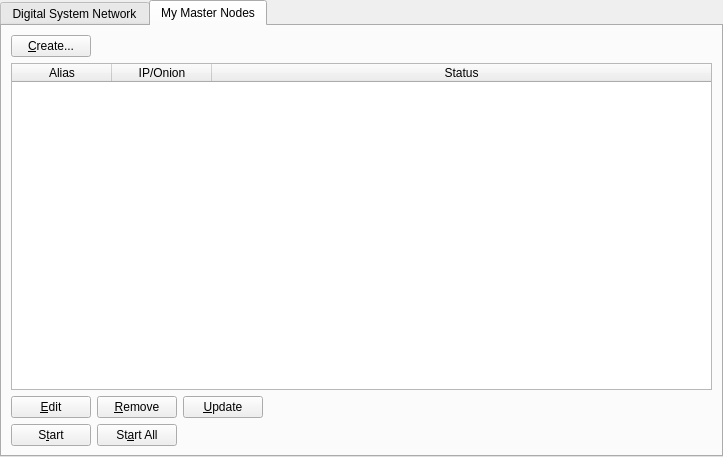
<?xml version="1.0" encoding="UTF-8"?>
<ui version="4.0">
 <class>MasternodeManager</class>
 <widget class="QWidget" name="MasternodeManager">
  <property name="geometry">
   <rect>
    <x>0</x>
    <y>0</y>
    <width>723</width>
    <height>457</height>
   </rect>
  </property>
  <property name="windowTitle">
   <string>Form</string>
  </property>
  <layout class="QVBoxLayout" name="topLayout">
   <property name="leftMargin">
    <number>0</number>
   </property>
   <property name="topMargin">
    <number>0</number>
   </property>
   <property name="rightMargin">
    <number>0</number>
   </property>
   <property name="bottomMargin">
    <number>0</number>
   </property>
   <item>
    <layout class="QVBoxLayout" name="verticalLayout">
     <property name="bottomMargin">
      <number>0</number>
     </property>
     <item>
      <widget class="QTabWidget" name="tabWidget">
       <property name="currentIndex">
        <number>1</number>
       </property>
       <widget class="QWidget" name="tab">
        <attribute name="title">
         <string>Digital System Network</string>
        </attribute>
        <layout class="QGridLayout" name="gridLayout">
         <item row="1" column="0">
          <widget class="QTableWidget" name="tableWidget">
           <property name="editTriggers">
            <set>QAbstractItemView::NoEditTriggers</set>
           </property>
           <property name="alternatingRowColors">
            <bool>true</bool>
           </property>
           <property name="selectionBehavior">
            <enum>QAbstractItemView::SelectRows</enum>
           </property>
           <property name="sortingEnabled">
            <bool>true</bool>
           </property>
           <attribute name="horizontalHeaderStretchLastSection">
            <bool>true</bool>
           </attribute>
           <column>
            <property name="text">
             <string>Address</string>
            </property>
           </column>
           <column>
            <property name="text">
             <string>Rank</string>
            </property>
           </column>
           <column>
            <property name="text">
             <string>Active</string>
            </property>
           </column>
           <column>
            <property name="text">
             <string>Active (secs)</string>
            </property>
           </column>
           <column>
            <property name="text">
             <string>Last Seen</string>
            </property>
           </column>
           <column>
            <property name="text">
             <string>Pubkey</string>
            </property>
           </column>
          </widget>
         </item>
         <item row="0" column="0">
          <layout class="QHBoxLayout" name="horizontalLayout_3">
           <property name="bottomMargin">
            <number>0</number>
           </property>
           <item>
            <widget class="QLabel" name="label_2">
             <property name="text">
              <string>Digital System Node Count:</string>
             </property>
            </widget>
           </item>
           <item>
            <widget class="QLabel" name="countLabel">
             <property name="text">
              <string>0</string>
             </property>
            </widget>
           </item>
           <item>
            <spacer name="horizontalSpacer_3">
             <property name="orientation">
              <enum>Qt::Horizontal</enum>
             </property>
             <property name="sizeHint" stdset="0">
              <size>
               <width>40</width>
               <height>20</height>
              </size>
             </property>
            </spacer>
           </item>
          </layout>
         </item>
        </layout>
       </widget>
       <widget class="QWidget" name="tab_2">
        <attribute name="title">
         <string>My Master Nodes</string>
        </attribute>
        <layout class="QGridLayout" name="gridLayout_2">
         <item row="0" column="0">
          <layout class="QVBoxLayout" name="verticalLayout_2">
           <property name="bottomMargin">
            <number>0</number>
           </property>
           <item>
            <layout class="QHBoxLayout" name="horizontalLayout">
             <item>
              <widget class="QPushButton" name="createButton">
               <property name="text">
                <string>&amp;Create...</string>
               </property>
              </widget>
             </item>
             <item>
              <spacer name="horizontalSpacer">
               <property name="orientation">
                <enum>Qt::Horizontal</enum>
               </property>
               <property name="sizeHint" stdset="0">
                <size>
                 <width>40</width>
                 <height>20</height>
                </size>
               </property>
              </spacer>
             </item>
            </layout>
           </item>
           <item>
            <widget class="QTableWidget" name="tableWidget_2">
             <property name="minimumSize">
              <size>
               <width>695</width>
               <height>0</height>
              </size>
             </property>
             <property name="editTriggers">
              <set>QAbstractItemView::NoEditTriggers</set>
             </property>
             <property name="alternatingRowColors">
              <bool>true</bool>
             </property>
             <property name="selectionMode">
              <enum>QAbstractItemView::SingleSelection</enum>
             </property>
             <property name="selectionBehavior">
              <enum>QAbstractItemView::SelectRows</enum>
             </property>
             <attribute name="horizontalHeaderStretchLastSection">
              <bool>true</bool>
             </attribute>
             <column>
              <property name="text">
               <string>Alias</string>
              </property>
             </column>
             <column>
              <property name="text">
               <string>IP/Onion</string>
              </property>
             </column>
             <column>
              <property name="text">
               <string>Status</string>
              </property>
             </column>
            </widget>
           </item>
           <item>
            <layout class="QHBoxLayout" name="horizontalLayout_2">
             <property name="bottomMargin">
              <number>0</number>
             </property>
             <item>
              <widget class="QPushButton" name="editButton">
               <property name="text">
                <string>&amp;Edit</string>
               </property>
              </widget>
             </item>
             <item>
              <widget class="QPushButton" name="removeButton">
               <property name="text">
                <string>&amp;Remove</string>
               </property>
              </widget>
             </item>
             <item>
              <widget class="QPushButton" name="UpdateButton">
               <property name="text">
                <string>&amp;Update</string>
               </property>
              </widget>
             </item>
             <item>
              <spacer name="horizontalSpacer_2">
               <property name="orientation">
                <enum>Qt::Horizontal</enum>
               </property>
               <property name="sizeHint" stdset="0">
                <size>
                 <width>40</width>
                 <height>20</height>
                </size>
               </property>
              </spacer>
             </item>
            </layout>
           </item>
           <item>
            <layout class="QHBoxLayout" name="horizontalLayout_4">
             <property name="bottomMargin">
              <number>0</number>
             </property>
            </layout>
           </item>
           <item>
            <layout class="QHBoxLayout" name="horizontalLayout_5">
             <property name="bottomMargin">
              <number>0</number>
             </property>
             <item>
              <widget class="QPushButton" name="startButton">
               <property name="text">
                <string>S&amp;tart</string>
               </property>
              </widget>
             </item>
             <item>
              <widget class="QPushButton" name="startAllButton">
               <property name="text">
                <string>St&amp;art All</string>
               </property>
              </widget>
             </item>
             <item>
              <spacer name="horizontalSpacer_5">
               <property name="orientation">
                <enum>Qt::Horizontal</enum>
               </property>
               <property name="sizeHint" stdset="0">
                <size>
                 <width>40</width>
                 <height>20</height>
                </size>
               </property>
              </spacer>
             </item>
            </layout>
           </item>
          </layout>
         </item>
        </layout>
       </widget>
      </widget>
     </item>
    </layout>
   </item>
  </layout>
 </widget>
 <resources/>
 <connections/>
</ui>
